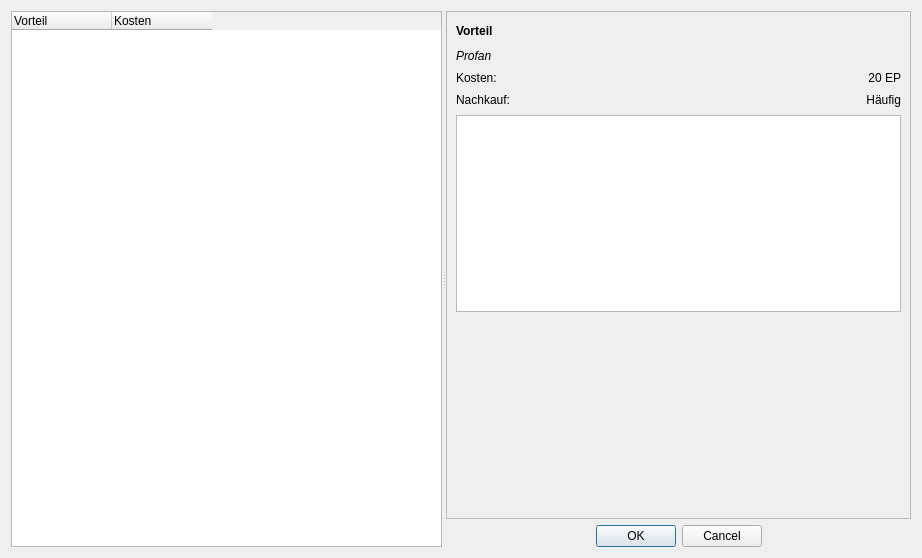
<?xml version="1.0" encoding="UTF-8"?>
<ui version="4.0">
 <class>Dialog</class>
 <widget class="QDialog" name="Dialog">
  <property name="geometry">
   <rect>
    <x>0</x>
    <y>0</y>
    <width>922</width>
    <height>558</height>
   </rect>
  </property>
  <property name="windowTitle">
   <string>Taverne - Minderpakt-Vorteil wählen</string>
  </property>
  <layout class="QGridLayout" name="gridLayout_2">
   <item row="0" column="0">
    <widget class="QSplitter" name="splitter">
     <property name="orientation">
      <enum>Qt::Orientation::Horizontal</enum>
     </property>
     <widget class="QTreeWidget" name="treeWidget">
      <property name="sizePolicy">
       <sizepolicy hsizetype="Expanding" vsizetype="Expanding">
        <horstretch>0</horstretch>
        <verstretch>0</verstretch>
       </sizepolicy>
      </property>
      <property name="minimumSize">
       <size>
        <width>0</width>
        <height>0</height>
       </size>
      </property>
      <property name="editTriggers">
       <set>QAbstractItemView::EditTrigger::NoEditTriggers</set>
      </property>
      <property name="tabKeyNavigation">
       <bool>true</bool>
      </property>
      <property name="showDropIndicator" stdset="0">
       <bool>false</bool>
      </property>
      <property name="alternatingRowColors">
       <bool>true</bool>
      </property>
      <property name="animated">
       <bool>false</bool>
      </property>
      <property name="allColumnsShowFocus">
       <bool>true</bool>
      </property>
      <property name="headerHidden">
       <bool>false</bool>
      </property>
      <attribute name="headerVisible">
       <bool>true</bool>
      </attribute>
      <attribute name="headerCascadingSectionResizes">
       <bool>false</bool>
      </attribute>
      <attribute name="headerMinimumSectionSize">
       <number>80</number>
      </attribute>
      <attribute name="headerDefaultSectionSize">
       <number>100</number>
      </attribute>
      <attribute name="headerHighlightSections">
       <bool>false</bool>
      </attribute>
      <attribute name="headerStretchLastSection">
       <bool>false</bool>
      </attribute>
      <column>
       <property name="text">
        <string>Vorteil</string>
       </property>
       <property name="textAlignment">
        <set>AlignLeading|AlignVCenter</set>
       </property>
      </column>
      <column>
       <property name="text">
        <string>Kosten</string>
       </property>
      </column>
     </widget>
     <widget class="QWidget" name="layoutWidget">
      <layout class="QVBoxLayout" name="verticalLayout">
       <item>
        <widget class="QScrollArea" name="scrollArea">
         <property name="minimumSize">
          <size>
           <width>0</width>
           <height>0</height>
          </size>
         </property>
         <property name="maximumSize">
          <size>
           <width>16777215</width>
           <height>16777215</height>
          </size>
         </property>
         <property name="frameShape">
          <enum>QFrame::Shape::StyledPanel</enum>
         </property>
         <property name="midLineWidth">
          <number>0</number>
         </property>
         <property name="widgetResizable">
          <bool>true</bool>
         </property>
         <property name="alignment">
          <set>Qt::AlignmentFlag::AlignLeading|Qt::AlignmentFlag::AlignLeft|Qt::AlignmentFlag::AlignVCenter</set>
         </property>
         <widget class="QWidget" name="scrollAreaWidgetContents">
          <property name="geometry">
           <rect>
            <x>0</x>
            <y>0</y>
            <width>465</width>
            <height>506</height>
           </rect>
          </property>
          <layout class="QGridLayout" name="gridLayout">
           <item row="3" column="0">
            <widget class="QLabel" name="label">
             <property name="text">
              <string>Nachkauf:</string>
             </property>
            </widget>
           </item>
           <item row="1" column="0">
            <widget class="QLabel" name="labelTyp">
             <property name="minimumSize">
              <size>
               <width>0</width>
               <height>18</height>
              </size>
             </property>
             <property name="font">
              <font>
               <italic>true</italic>
              </font>
             </property>
             <property name="text">
              <string>Profan</string>
             </property>
             <property name="alignment">
              <set>Qt::AlignmentFlag::AlignLeading|Qt::AlignmentFlag::AlignLeft|Qt::AlignmentFlag::AlignVCenter</set>
             </property>
             <property name="class" stdset="0">
              <string>italic</string>
             </property>
            </widget>
           </item>
           <item row="2" column="0">
            <widget class="QLabel" name="label_2">
             <property name="text">
              <string>Kosten:</string>
             </property>
            </widget>
           </item>
           <item row="3" column="1">
            <widget class="QLabel" name="labelNachkauf">
             <property name="minimumSize">
              <size>
               <width>0</width>
               <height>18</height>
              </size>
             </property>
             <property name="text">
              <string>Häufig</string>
             </property>
             <property name="alignment">
              <set>Qt::AlignmentFlag::AlignRight|Qt::AlignmentFlag::AlignTrailing|Qt::AlignmentFlag::AlignVCenter</set>
             </property>
            </widget>
           </item>
           <item row="0" column="0" colspan="2">
            <widget class="QLabel" name="labelVorteil">
             <property name="minimumSize">
              <size>
               <width>0</width>
               <height>20</height>
              </size>
             </property>
             <property name="font">
              <font>
               <bold>true</bold>
              </font>
             </property>
             <property name="text">
              <string>Vorteil</string>
             </property>
             <property name="class" stdset="0">
              <string>h4</string>
             </property>
            </widget>
           </item>
           <item row="4" column="0" colspan="2">
            <widget class="QTextBrowser" name="plainText">
             <property name="frameShape">
              <enum>QFrame::Shape::StyledPanel</enum>
             </property>
             <property name="frameShadow">
              <enum>QFrame::Shadow::Sunken</enum>
             </property>
             <property name="lineWidth">
              <number>1</number>
             </property>
            </widget>
           </item>
           <item row="2" column="1">
            <widget class="QLabel" name="labelKosten">
             <property name="text">
              <string>20 EP</string>
             </property>
             <property name="alignment">
              <set>Qt::AlignmentFlag::AlignRight|Qt::AlignmentFlag::AlignTrailing|Qt::AlignmentFlag::AlignVCenter</set>
             </property>
            </widget>
           </item>
           <item row="5" column="0">
            <spacer name="verticalSpacer">
             <property name="orientation">
              <enum>Qt::Orientation::Vertical</enum>
             </property>
             <property name="sizeHint" stdset="0">
              <size>
               <width>20</width>
               <height>40</height>
              </size>
             </property>
            </spacer>
           </item>
          </layout>
         </widget>
        </widget>
       </item>
       <item>
        <widget class="QDialogButtonBox" name="buttonBox">
         <property name="orientation">
          <enum>Qt::Orientation::Horizontal</enum>
         </property>
         <property name="standardButtons">
          <set>QDialogButtonBox::StandardButton::Cancel|QDialogButtonBox::StandardButton::Ok</set>
         </property>
         <property name="centerButtons">
          <bool>true</bool>
         </property>
        </widget>
       </item>
      </layout>
     </widget>
    </widget>
   </item>
  </layout>
 </widget>
 <tabstops>
  <tabstop>treeWidget</tabstop>
  <tabstop>scrollArea</tabstop>
  <tabstop>plainText</tabstop>
 </tabstops>
 <resources/>
 <connections>
  <connection>
   <sender>buttonBox</sender>
   <signal>accepted()</signal>
   <receiver>Dialog</receiver>
   <slot>accept()</slot>
   <hints>
    <hint type="sourcelabel">
     <x>248</x>
     <y>254</y>
    </hint>
    <hint type="destinationlabel">
     <x>157</x>
     <y>274</y>
    </hint>
   </hints>
  </connection>
  <connection>
   <sender>buttonBox</sender>
   <signal>rejected()</signal>
   <receiver>Dialog</receiver>
   <slot>reject()</slot>
   <hints>
    <hint type="sourcelabel">
     <x>316</x>
     <y>260</y>
    </hint>
    <hint type="destinationlabel">
     <x>286</x>
     <y>274</y>
    </hint>
   </hints>
  </connection>
 </connections>
</ui>
